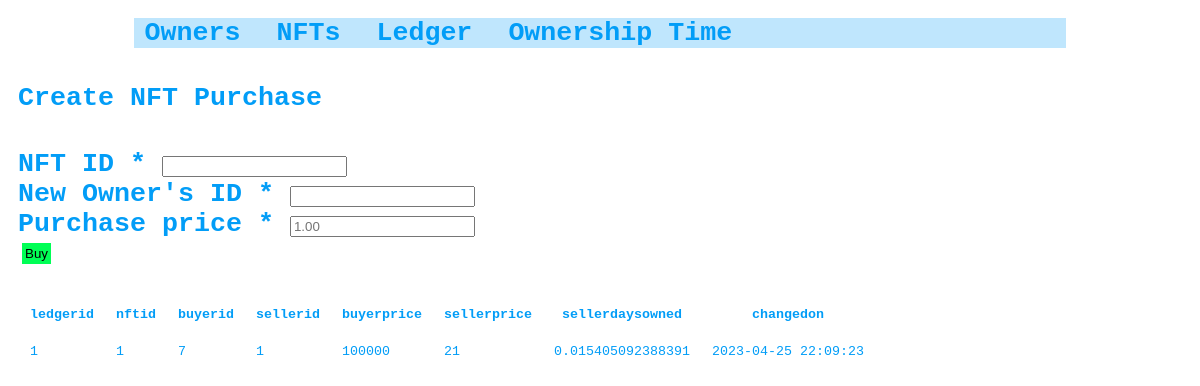
The app's page /lab2/ledger.php, older data.
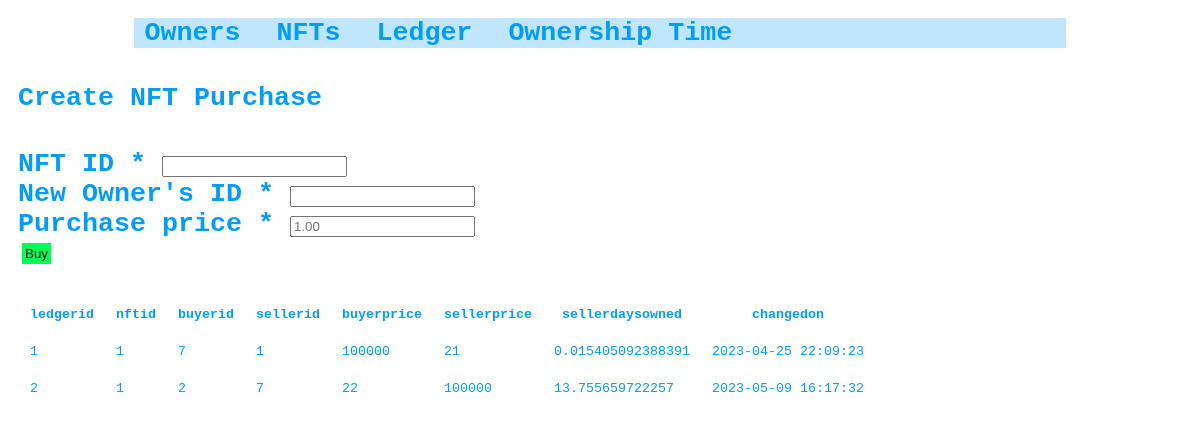
The same page, newer data.
### tables this page shows
CREATE TABLE ledger (
    ledgerid integer primary key autoincrement,
    nftid integer not null,
    buyerid integer not null,
    sellerid integer default null,
    buyerprice numeric(14, 2) not null default 0.00,
    sellerprice numeric(14, 2) not null default 0.00,
    sellerdaysowned real default 0.0,
    changedon text default CURRENT_TIMESTAMP
);

### lab2/tablemaker.php (the view)
<?php
function makeTable($data, $showHeader = true) {
    $tableStr = "";
    $tableStr .= "<table>";
    foreach($data as $row) {
        if ($showHeader) {
            $tableStr .= "<tr>";
            foreach($row as $columnName => $columnValue) {
                $tableStr .= sprintf("<th>%s</th>", $columnName);
            }
            $tableStr .= "</tr>";
            $showHeader = false;
        }
        $tableStr .= "<tr>";
        foreach($row as $columnName => $columnValue) {
            $tableStr .= sprintf("<td>%s</td>", $columnValue);
        }
        $tableStr .= "</tr>";
    }
    $tableStr .= "</table>";
    return $tableStr;
}
?>

Row changes from the older to the newer data that the page shows:
added ledger: ledgerid "2", nftid "1", buyerid "2", sellerid "7", buyerprice "22", sellerprice "100000", sellerdaysowned "13.755659722257", changedon "2023-05-09 16:17:32"
